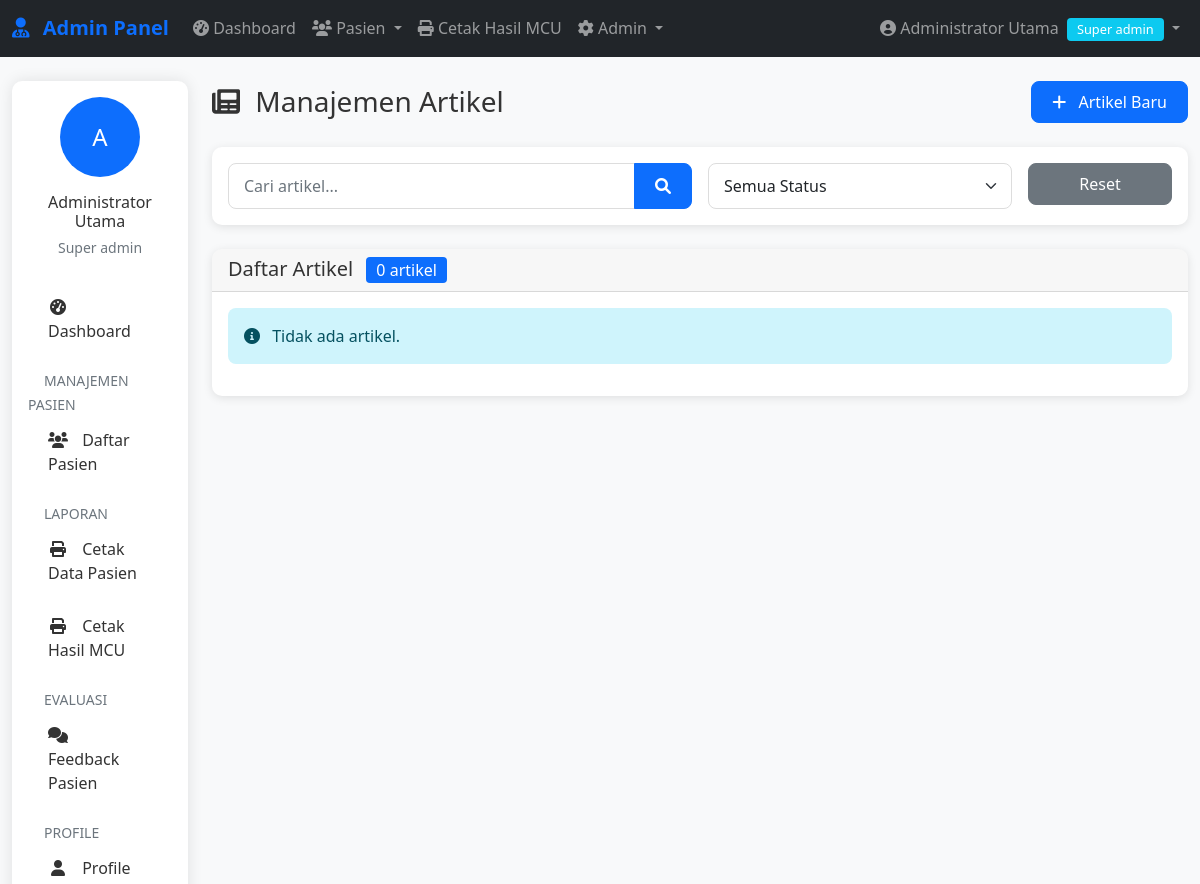
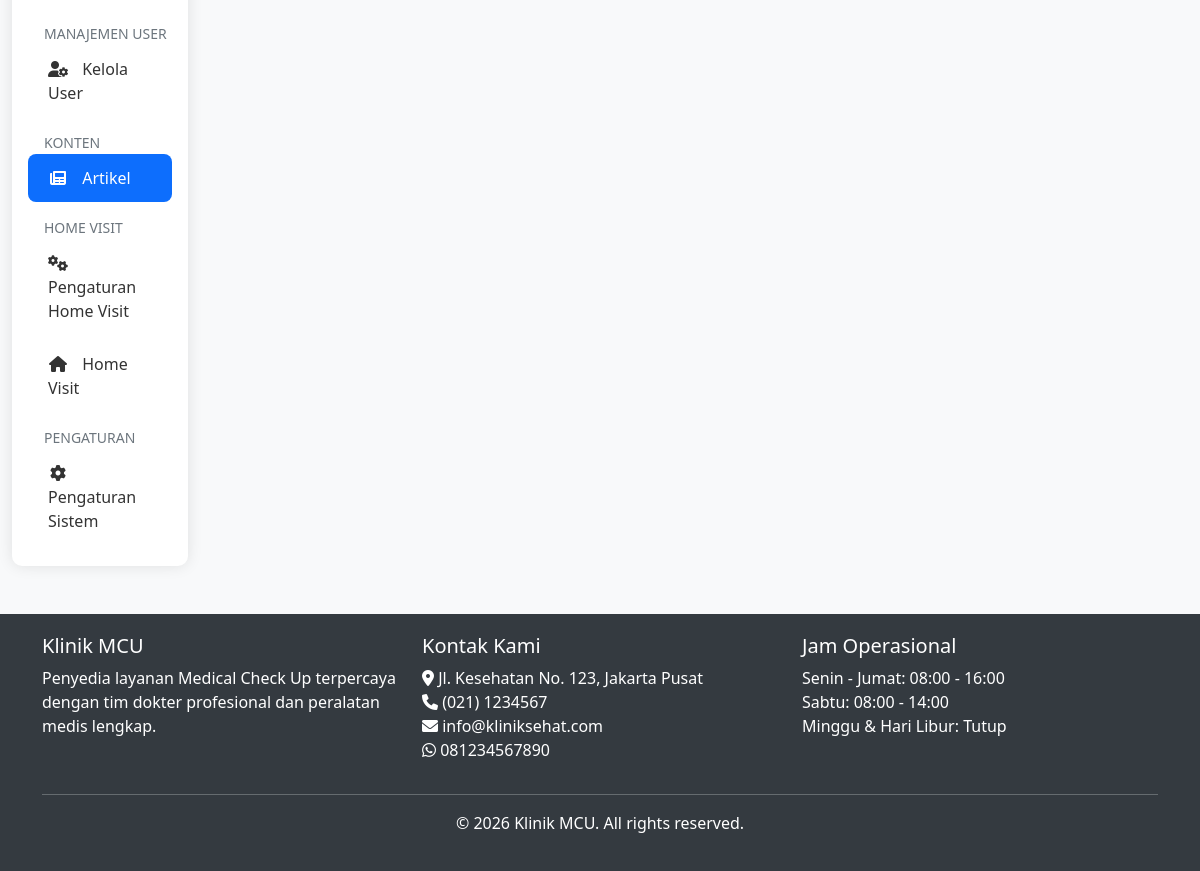
The app's page /admin/artikel/list.php (signed in), older data (2 pictures, top to bottom).
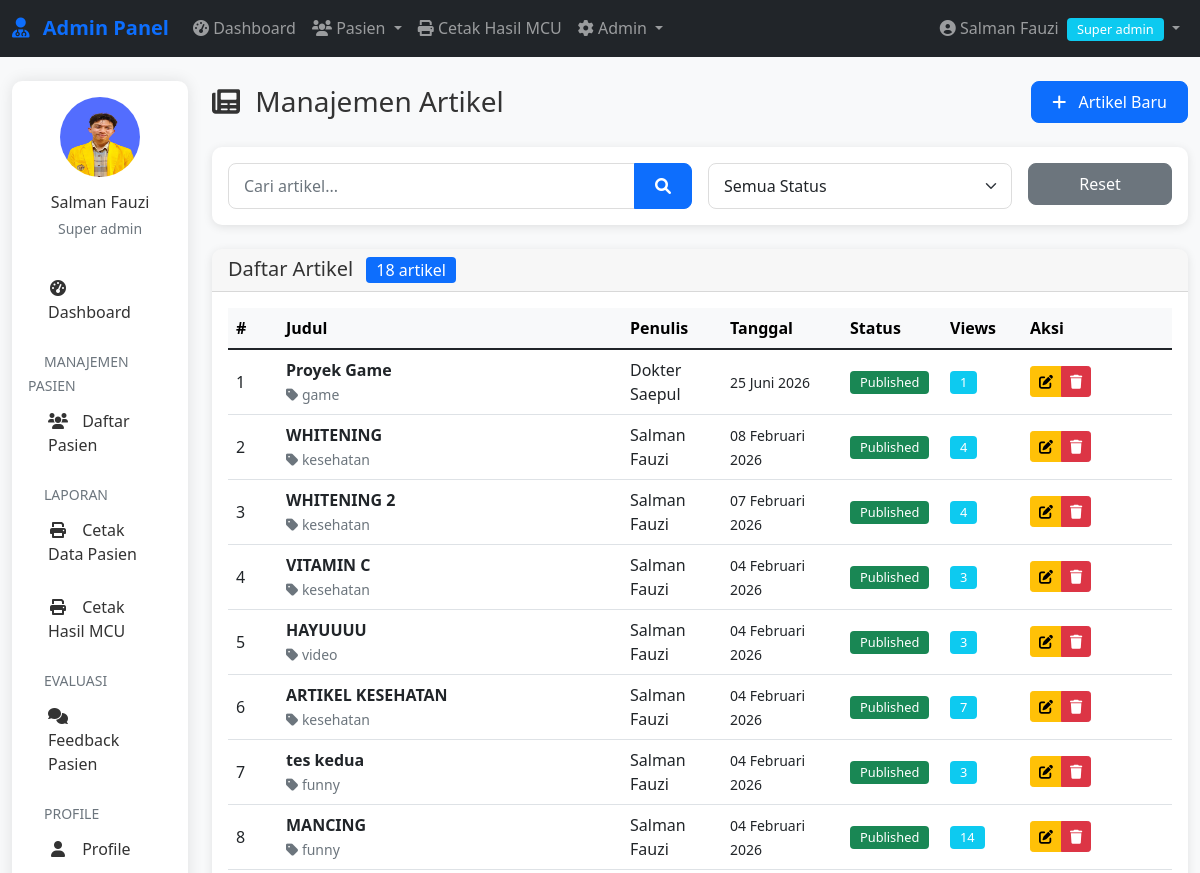
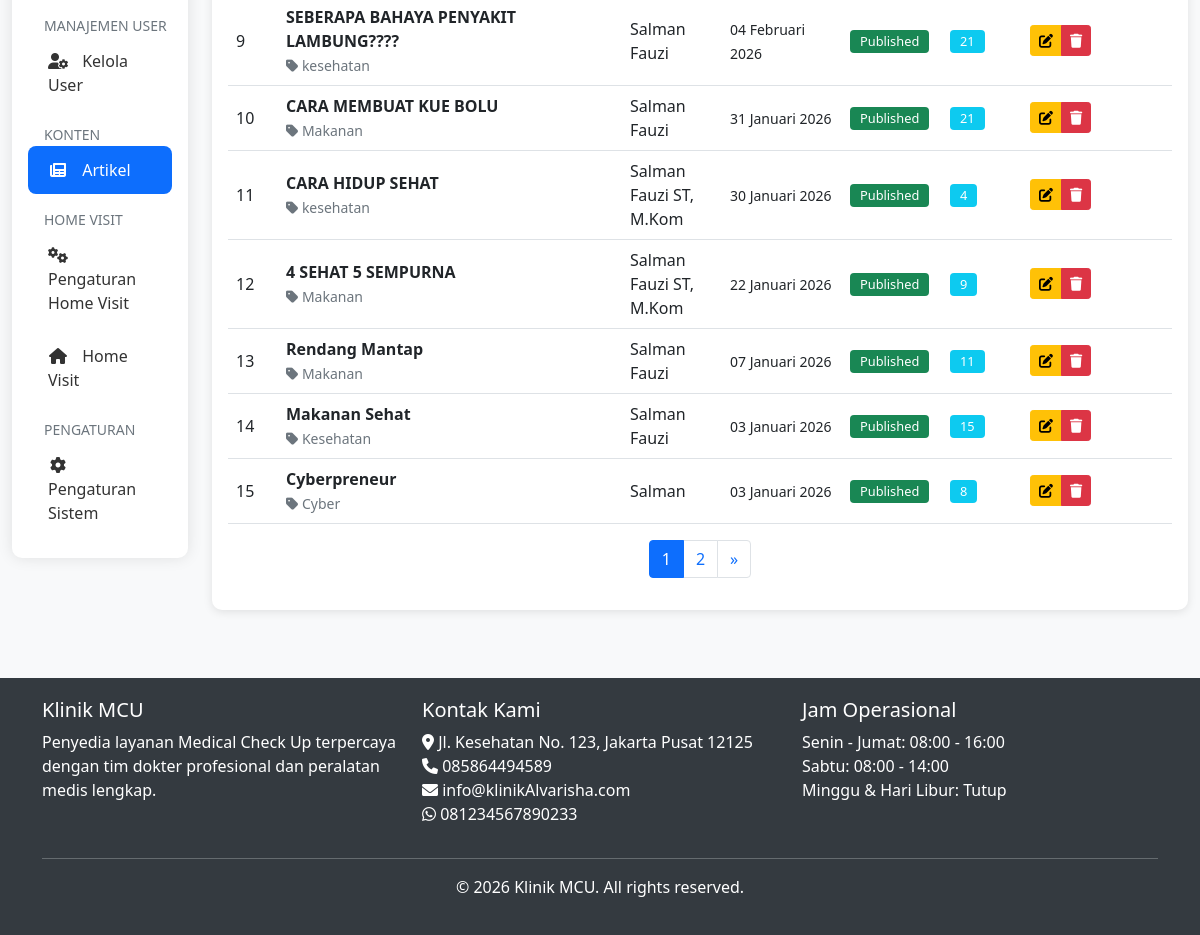
The same page, newer data (2 pictures, top to bottom).
### tables this page shows
CREATE TABLE `pengaturan` (
  `id` int(11) NOT NULL,
  `nama_klinik` varchar(100) DEFAULT NULL,
  `alamat` text DEFAULT NULL,
  `telepon` varchar(20) DEFAULT NULL,
  `email` varchar(100) DEFAULT NULL,
  `whatsapp` varchar(20) DEFAULT NULL,
  `logo` varchar(255) DEFAULT NULL,
  `tentang` text DEFAULT NULL,
  `created_at` timestamp NOT NULL DEFAULT current_timestamp(),
  `hero_image` varchar(255) DEFAULT NULL
);

CREATE TABLE `artikel` (
  `id` int(11) NOT NULL,
  `judul` varchar(200) NOT NULL,
  `slug` varchar(200) DEFAULT NULL,
  `konten` longtext DEFAULT NULL,
  `gambar` varchar(255) DEFAULT NULL,
  `video` varchar(255) DEFAULT NULL,
  `kategori` varchar(50) DEFAULT NULL,
  `penulis` varchar(100) DEFAULT NULL,
  `tanggal_publish` date DEFAULT NULL,
  `views` int(11) DEFAULT 0,
  `status` enum('draft','published') DEFAULT 'draft',
  `created_at` timestamp NOT NULL DEFAULT current_timestamp(),
  `updated_at` timestamp NOT NULL DEFAULT current_timestamp() ON UPDATE current_timestamp()
);

### includes/functions.php (called while the page is built, shortened)
<?php
require_once __DIR__ . '/../config/database.php';
function formatDateIndo($date, $with_time = false)
{
    $months = array(
        1 => 'Januari',
        'Februari',
        'Maret',
        'April',
        'Mei',
        'Juni',
        'Juli',
        'Agustus',
        'September',
        'Oktober',
        'November',
        'Desember'
    );
    $timestamp = strtotime($date);
    $day = date('d', $timestamp);
    $month = $months[date('n', $timestamp)];
    $year = date('Y', $timestamp);
    $formatted = $day . ' ' . $month . ' ' . $year;
    return $formatted;
}
function getSetting($key)
{
    global $conn;
    $query = "SELECT $key FROM pengaturan LIMIT 1";
    $result = mysqli_query($conn, $query);
    $row = mysqli_fetch_assoc($result);
    return $row[$key] ?? '';
}

### admin/artikel/list.php (the view, shortened to what the changed rows need)
<?php
require_once __DIR__ . '/../../includes/auth.php';
require_once __DIR__ . '/../../includes/functions.php';
$status = isset($_GET['status']) ? $_GET['status'] : 'all';
$search = isset($_GET['search']) ? escape($_GET['search']) : '';
$where = "1=1";
$limit = 15;
$page = isset($_GET['page']) ? (int)$_GET['page'] : 1;
$offset = ($page - 1) * $limit;
$total_query = "SELECT COUNT(*) as total FROM artikel WHERE $where";
$total_result = mysqli_query($conn, $total_query);
$total_row = mysqli_fetch_assoc($total_result);
$total_records = $total_row['total'];
$total_pages = ceil($total_records / $limit);
$query = "SELECT * FROM artikel
          WHERE $where
          ORDER BY tanggal_publish DESC, created_at DESC
          LIMIT $limit OFFSET $offset";
$result = mysqli_query($conn, $query);
?>
<?php include '../../includes/admin-header.php'; ?>
<?php include '../includes/admin-nav.php'; ?>
<div class="container-fluid mt-4">
    <div class="row">
        <div class="col-lg-2">
            <?php include '../includes/admin-sidebar.php'; ?>
        </div>
        <div class="col-lg-10">
            <div class="d-flex justify-content-between align-items-center mb-4">
                <h1 class="h3 mb-0">
                    <i class="fas fa-newspaper me-2"></i> Manajemen Artikel
                </h1>
            </div>
            <div class="card">
                <div class="card-header">
                    <h5 class="mb-0">
                        Daftar Artikel
                        <span class="badge bg-primary ms-2"><?php echo $total_records; ?> artikel</span>
                    </h5>
                </div>
                <div class="card-body">
                    <?php if (mysqli_num_rows($result) > 0): ?>
                        <div class="table-responsive">
                            <table class="table table-hover">
                                <thead class="table-light">
                                    <tr>
                                        <th width="50">#</th>
                                        <th>Judul</th>
                                        <th width="100">Penulis</th>
                                        <th width="120">Tanggal</th>
                                        <th width="100">Status</th>
                                        <th width="80">Views</th>
                                        <th width="150">Aksi</th>
                                    </tr>
                                </thead>
                                <tbody>
                                    <?php $no = $offset + 1; ?>
                                    <?php while ($article = mysqli_fetch_assoc($result)): ?>
                                        <tr>
                                            <td><?php echo $no++; ?></td>
                                            <td>
                                                <strong><?php echo htmlspecialchars($article['judul']); ?></strong>
                                                <?php if ($article['kategori']): ?>
                                                    <br>
                                                    <small class="text-muted">
                                                        <i class="fas fa-tag"></i> <?php echo $article['kategori']; ?>
                                                    </small>
                                                <?php endif; ?>
                                            </td>
                                            <td><?php echo $article['penulis']; ?></td>
                                            <td>
                                                <small><?php echo formatDateIndo($article['tanggal_publish']); ?></small>
                                            </td>
                                            <td>
                                                <?php if ($article['status'] == 'published'): ?>
                                                    <span class="badge bg-success">Published</span>
                                                <?php else: ?>
                                                    <span class="badge bg-warning">Draft</span>
                                                <?php endif; ?>
                                            </td>
                                            <td>
                                                <span class="badge bg-info"><?php echo $article['views']; ?></span>
                                            </td>
                                            <td>
                                                <div class="btn-group btn-group-sm">
                                                    <a href="edit.php?id=<?php echo $article['id']; ?>"
                                                        class="btn btn-warning"
                                                        title="Edit">
                                                        <i class="fas fa-edit"></i>
                                                    </a>
                                                    <button type="button"
                                                        class="btn btn-danger delete-article"
                                                        data-id="<?php echo $article['id']; ?>"
                                                        data-title="<?php echo htmlspecialchars($article['judul']); ?>"
                                                        title="Hapus">
                                                        <i class="fas fa-trash"></i>
                                                    </button>
                                                </div>
                                            </td>
                                        </tr>
                                    <?php endwhile; ?>
                                </tbody>
                            </table>
                        </div>
                        <?php if ($total_pages > 1): ?>
                            <nav aria-label="Page navigation">
                                <ul class="pagination justify-content-center">
                                    <?php for ($i = 1; $i <= $total_pages; $i++): ?>
                                        <li class="page-item <?php echo $i == $page ? 'active' : ''; ?>">
                                            <a class="page-link" href="?page=<?php echo $i; ?>&status=<?php echo $status; ?>&search=<?php echo urlencode($search); ?>">
                                                <?php echo $i; ?>
                                            </a>
                                        </li>
                                    <?php endfor; ?>
                                    <?php if ($page < $total_pages): ?>
                                        <li class="page-item">
                                            <a class="page-link" href="?page=<?php echo $page + 1; ?>&status=<?php echo $status; ?>&search=<?php echo urlencode($search); ?>">
                                                &raquo;
                                            </a>
                                        </li>
                                    <?php endif; ?>
                                </ul>
                            </nav>
                        <?php endif; ?>
                    <?php else: ?>
                        <div class="alert alert-info">
                            <i class="fas fa-info-circle me-2"></i> Tidak ada artikel.
                        </div>
                    <?php endif; ?>
                </div>
            </div>
        </div>
    </div>
</div>
<?php include '../../includes/admin-footer.php'; ?>

### admin/includes/admin-nav.php (shortened to what the changed rows need)
<nav class="navbar navbar-expand-lg navbar-dark bg-dark">
    <div class="container-fluid">
        <div class="collapse navbar-collapse" id="adminNav">
            <ul class="navbar-nav">
                <li class="nav-item dropdown">
                    <a class="nav-link dropdown-toggle" href="#" id="userDropdown" role="button" data-bs-toggle="dropdown">
                        <i class="fas fa-user-circle"></i> <?php echo $_SESSION['nama_lengkap']; ?>
                        <span class="badge bg-info ms-1"><?php echo ucfirst(str_replace('_', ' ', $_SESSION['role'])); ?></span>
                    </a>
                </li>
            </ul>
        </div>
    </div>
</nav>

### admin/includes/admin-sidebar.php (shortened to what the changed rows need)
<div class="sidebar">
    <div class="p-3">
        <div class="text-center mb-4">
            <div class="mb-3">
                <?php if (!empty($_SESSION['foto'])): ?>
                    <img src="<?php echo ASSETS_URL . '/' . $_SESSION['foto']; ?>"
                        class="rounded-circle"
                        alt="<?php echo $_SESSION['nama_lengkap']; ?>"
                        width="80" height="80">
                <?php else: ?>
                    <div class="rounded-circle bg-primary d-flex align-items-center justify-content-center"
                        style="width: 80px; height: 80px; margin: 0 auto;">
                        <span class="text-white fs-4">
                            <?php echo strtoupper(substr($_SESSION['nama_lengkap'], 0, 1)); ?>
                        </span>
                    </div>
                <?php endif; ?>
            </div>
            <h6 class="mb-1"><?php echo $_SESSION['nama_lengkap']; ?></h6>
            <small class="text-muted"><?php echo ucfirst(str_replace('_', ' ', $_SESSION['role'])); ?></small>
        </div>
    </div>
</div>

### includes/admin-footer.php (shortened to what the changed rows need)
</div>
</div>
<footer class="mt-5">
    <div class="container">
        <div class="row">
            <div class="col-md-4">
                <ul class="list-unstyled">
                    <li><i class="fas fa-map-marker-alt"></i> <?php echo getSetting('alamat'); ?></li>
                    <li><i class="fas fa-phone"></i> <?php echo getSetting('telepon'); ?></li>
                    <li><i class="fas fa-envelope"></i> <?php echo getSetting('email'); ?></li>
                    <li><i class="fab fa-whatsapp"></i> <?php echo getSetting('whatsapp'); ?></li>
                </ul>
            </div>
        </div>
    </div>
</footer>
</body>
</html>

Row changes from the older to the newer data that the page shows:
added artikel: judul "Proyek Game", kategori "game", penulis "Dokter Saepul", tanggal_publish "25 Juni 2026", status "Published", views "1"
added artikel: judul "WHITENING", kategori "kesehatan", penulis "Salman Fauzi", tanggal_publish "08 Februari 2026", status "Published", views "4"
added artikel: judul "WHITENING 2", kategori "kesehatan", penulis "Salman Fauzi", tanggal_publish "07 Februari 2026", status "Published", views "4"
added artikel: judul "VITAMIN C", kategori "kesehatan", penulis "Salman Fauzi", tanggal_publish "04 Februari 2026", status "Published", views "3"
added artikel: judul "HAYUUUU", kategori "video", penulis "Salman Fauzi", tanggal_publish "04 Februari 2026", status "Published", views "3"
added artikel: judul "ARTIKEL KESEHATAN", kategori "kesehatan", penulis "Salman Fauzi", tanggal_publish "04 Februari 2026", status "Published", views "7"
added artikel: judul "tes kedua", kategori "funny", penulis "Salman Fauzi", tanggal_publish "04 Februari 2026", status "Published", views "3"
added artikel: judul "MANCING", kategori "funny", penulis "Salman Fauzi", tanggal_publish "04 Februari 2026", status "Published", views "14"
added artikel: judul "SEBERAPA BAHAYA PENYAKIT LAMBUNG????", kategori "kesehatan", penulis "Salman Fauzi", tanggal_publish "04 Februari 2026", status "Published", views "21"
added artikel: judul "CARA MEMBUAT KUE BOLU", kategori "Makanan", penulis "Salman Fauzi", tanggal_publish "31 Januari 2026", status "Published", views "21"
added artikel: judul "CARA HIDUP SEHAT", kategori "kesehatan", penulis "Salman Fauzi ST, M.Kom", tanggal_publish "30 Januari 2026", status "Published", views "4"
added artikel: judul "4 SEHAT 5 SEMPURNA", kategori "Makanan", penulis "Salman Fauzi ST, M.Kom", tanggal_publish "22 Januari 2026", status "Published", views "9"
added artikel: judul "Rendang Mantap", kategori "Makanan", penulis "Salman Fauzi", tanggal_publish "07 Januari 2026", status "Published", views "11"
added artikel: judul "Makanan Sehat", kategori "Kesehatan", penulis "Salman Fauzi", tanggal_publish "03 Januari 2026", status "Published", views "15"
added artikel: judul "Cyberpreneur", kategori "Cyber", penulis "Salman", tanggal_publish "03 Januari 2026", status "Published", views "8"
changed pengaturan: alamat "Jl. Kesehatan No. 123, Jakarta Pusat" → "Jl. Kesehatan No. 123, Jakarta Pusat 12125"; telepon "(021) 1234567" → "085864494589"; email "info@kliniksehat.com" → "info@klinikAlvarisha.com"; whatsapp "081234567890" → "081234567890233"
Text that changed along with them:
$_SESSION['nama_lengkap']: "Administrator Utama" → "Salman Fauzi"
$total_records: "0" → "18"
substr($_SESSION['nama_lengkap'], 0, 1): "A" → (not shown)
text no longer shown: "Tidak ada artikel."
text now shown: "# Judul Penulis Tanggal Status Views Aksi »"
new list line: "1"
new list line: "2"
